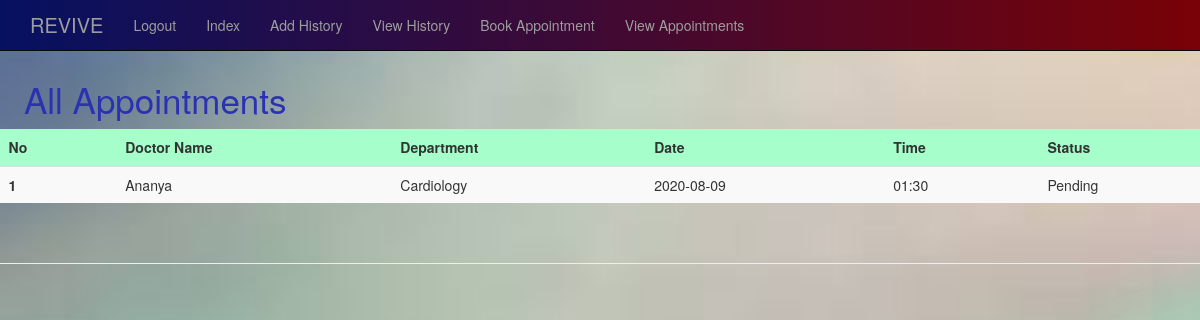
Screenshot of /UserviewAppointments (signed in) with the database file from the repository.
### app.py (models this page shows)
class Appointment(db.Model):
    id = db.Column(db.Integer, primary_key=True)
    doc_name = db.Column(db.String(50))
    patient_name = db.Column(db.String(50))
    desc = db.Column(db.String(50))
    symptoms = db.Column(db.String(75))
    dept = db.Column(db.String(15))
    date = db.Column(db.Integer)
    time = db.Column(db.Integer)
    status = db.Column(db.String(15), default='Pending')
    created_by_patient = db.Column(db.Integer, db.ForeignKey('patient.id'))
    created_by_doc = db.Column(db.Integer, db.ForeignKey('doctor.id'))

### app.py (the view)
@app.route('/UserviewAppointments')
def UserviewAppointments():
    username =Patient.query.get(session['patient']).name
    print(username)
    myAppointments = Appointment.query.filter_by(patient_name=username).all()
    return render_template('viewall_appointment.html', myAppointments=myAppointments)

### templates/viewall_appointment.html (shortened to what this page needs)
{% extends "pbase.html"%} {% block body%}
<div class="row">
    <div class="col-12">
    <table class="table table-striped table-hover",class="card-header" id="heading-example1" style="background:#A6FFCB;">
                    <h5 class="mb-0">
                        <a style="text-decoration:none !important; color:#2B32B2 !important; font-size:35px">
                            &nbsp;&nbsp;&nbsp;&nbsp;All Appointments
                        </a>
                    </h5>
                </div>
            <thead>
            <th scope="col">&nbsp;&nbsp;&nbsp;&nbsp;No</th>
            <th scope="col">&nbsp;&nbsp;&nbsp;&nbsp;Doctor Name</th>
            <th scope="col">&nbsp;&nbsp;&nbsp;&nbsp;Department</th>
            <th scope="col">&nbsp;&nbsp;&nbsp;&nbsp;Date</th>
            <th scope="col">&nbsp;&nbsp;&nbsp;&nbsp;Time</th>
            <th scope="col">&nbsp;&nbsp;&nbsp;&nbsp;Status</th>
            </thead>
            <tbody>
            <tr>
                {% for i in myAppointments %}
                 <th scope="row">&nbsp;&nbsp;&nbsp;&nbsp;{{loop.index }}</th>
                <td>&nbsp;&nbsp;&nbsp;&nbsp;{{i.doc_name}}</td>
                <td>&nbsp;&nbsp;&nbsp;&nbsp;{{i.dept}}</td>
                <td>&nbsp;&nbsp;&nbsp;&nbsp;{{i.date}}</td>
                <td>&nbsp;&nbsp;&nbsp;&nbsp;{{i.time}}</td>
                <td>&nbsp;&nbsp;&nbsp;&nbsp;{{i.status}}</td>
            </tr>
            {% endfor %}
            </tbody>
    </div>
<br>
<hr>
{% endblock %}

### templates/pbase.html (style rules this page uses)
body { background: url('/static/bg1.jpg'); background-repeat: no-repeat; background-size: cover; }

### rows the page displays
Appointment: doc_name "Ananya", dept "Cardiology", date "2020-08-09", time "01:30", status "Pending"
